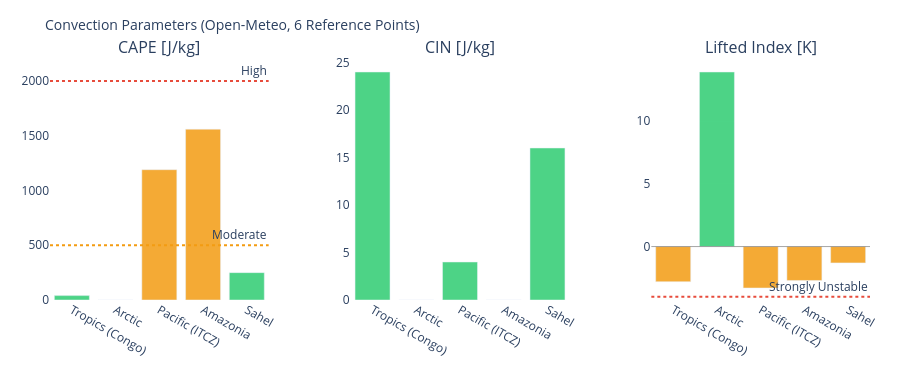

Notebook source saved alongside this figure:
### Markdown cell above
---
## 3. Visualizations

### Code cell
# ============================================================
# CAPE / CIN / LIFTED INDEX – Convection potential
# ============================================================

if not df_atm.empty:
    fig = make_subplots(
        rows=1, cols=3,
        subplot_titles=['CAPE [J/kg]', 'CIN [J/kg]', 'Lifted Index [K]'],
        horizontal_spacing=0.1
    )
    pts = df_atm['point'].tolist()
    pt_colors = ['#E85D24','#185FA5','#888780','#378ADD','#639922','#F2A623']

    # CAPE – höher = mehr Gewitterpotential
    cape_vals = df_atm['cape'].fillna(0).tolist()
    cape_colors = ['#e74c3c' if v > 2000 else '#f39c12' if v > 500 else '#2ecc71'
                   for v in cape_vals]
    fig.add_trace(go.Bar(x=pts, y=cape_vals, marker_color=cape_colors,
                         opacity=0.85, showlegend=False), row=1, col=1)
    fig.add_hline(y=2000, line_dash='dot', line_color='#e74c3c',
                  annotation_text='High', row=1, col=1)
    fig.add_hline(y=500,  line_dash='dot', line_color='#f39c12',
                  annotation_text='Moderate', row=1, col=1)

    # CIN – negativer = stärker gedeckelt (weniger Auslöse)
    cin_vals = df_atm['cin'].fillna(0).tolist()
    cin_colors = ['#e74c3c' if v < -200 else '#f39c12' if v < -50 else '#2ecc71'
                  for v in cin_vals]
    fig.add_trace(go.Bar(x=pts, y=cin_vals, marker_color=cin_colors,
                         opacity=0.85, showlegend=False), row=1, col=2)

    # Lifted Index – negativ = instabil
    li_vals = df_atm['li'].fillna(0).tolist()
    li_colors = ['#e74c3c' if v < -4 else '#f39c12' if v < 0 else '#2ecc71'
                 for v in li_vals]
    fig.add_trace(go.Bar(x=pts, y=li_vals, marker_color=li_colors,
                         opacity=0.85, showlegend=False), row=1, col=3)
    fig.add_hline(y=0, line_color='gray', line_width=0.7, row=1, col=3)
    fig.add_hline(y=-4, line_dash='dot', line_color='#e74c3c',
                  annotation_text='Strongly Unstable', row=1, col=3)

    fig.update_layout(
        title=dict(text='Convection Parameters (Open-Meteo, 6 Reference Points)', font=dict(size=14)),
        height=380, plot_bgcolor='rgba(0,0,0,0)', paper_bgcolor='rgba(0,0,0,0)',
        margin=dict(l=50, r=30, t=60, b=80)
    )
    fig.update_xaxes(tickangle=30)
    fig.show()

### Figure 1 — Plotly figure (JSON) as saved in the notebook; plotly's stock layout.template omitted (floating-point values rounded to 4 significant figures)
{"data": [{"marker": {"color": ["#2ecc71", "#2ecc71", "#f39c12", "#f39c12", "#2ecc71"]}, "opacity": 0.85, "showlegend": false, "type": "bar", "x": ["Tropics (Congo)", "Arctic", "Pacific (ITCZ)", "Amazonia", "Sahel"], "xaxis": "x", "y": [40.0, 0.0, 1190.0, 1560.0, 250.0], "yaxis": "y"}, {"marker": {"color": ["#2ecc71", "#2ecc71", "#2ecc71", "#2ecc71", "#2ecc71"]}, "opacity": 0.85, "showlegend": false, "type": "bar", "x": ["Tropics (Congo)", "Arctic", "Pacific (ITCZ)", "Amazonia", "Sahel"], "xaxis": "x2", "y": [24.0, 0.0, 4.0, 0.0, 16.0], "yaxis": "y2"}, {"marker": {"color": ["#f39c12", "#2ecc71", "#f39c12", "#f39c12", "#f39c12"]}, "opacity": 0.85, "showlegend": false, "type": "bar", "x": ["Tropics (Congo)", "Arctic", "Pacific (ITCZ)", "Amazonia", "Sahel"], "xaxis": "x3", "y": [-2.8, 13.9, -3.3, -2.7, -1.3], "yaxis": "y3"}], "layout": {"annotations": [{"font": {"size": 16}, "showarrow": false, "text": "CAPE [J/kg]", "x": 0.1333, "xanchor": "center", "xref": "paper", "y": 1.0, "yanchor": "bottom", "yref": "paper"}, {"font": {"size": 16}, "showarrow": false, "text": "CIN [J/kg]", "x": 0.5, "xanchor": "center", "xref": "paper", "y": 1.0, "yanchor": "bottom", "yref": "paper"}, {"font": {"size": 16}, "showarrow": false, "text": "Lifted Index [K]", "x": 0.8667, "xanchor": "center", "xref": "paper", "y": 1.0, "yanchor": "bottom", "yref": "paper"}, {"showarrow": false, "text": "High", "x": 1, "xanchor": "right", "xref": "x domain", "y": 2000, "yanchor": "bottom", "yref": "y"}, {"showarrow": false, "text": "Moderate", "x": 1, "xanchor": "right", "xref": "x domain", "y": 500, "yanchor": "bottom", "yref": "y"}, {"showarrow": false, "text": "Strongly Unstable", "x": 1, "xanchor": "right", "xref": "x3 domain", "y": -4, "yanchor": "bottom", "yref": "y3"}], "height": 380, "margin": {"b": 80, "l": 50, "r": 30, "t": 60}, "paper_bgcolor": "rgba(0,0,0,0)", "plot_bgcolor": "rgba(0,0,0,0)", "shapes": [{"line": {"color": "#e74c3c", "dash": "dot"}, "type": "line", "x0": 0, "x1": 1, "xref": "x domain", "y0": 2000, "y1": 2000, "yref": "y"}, {"line": {"color": "#f39c12", "dash": "dot"}, "type": "line", "x0": 0, "x1": 1, "xref": "x domain", "y0": 500, "y1": 500, "yref": "y"}, {"line": {"color": "gray", "width": 0.7}, "type": "line", "x0": 0, "x1": 1, "xref": "x3 domain", "y0": 0, "y1": 0, "yref": "y3"}, {"line": {"color": "#e74c3c", "dash": "dot"}, "type": "line", "x0": 0, "x1": 1, "xref": "x3 domain", "y0": -4, "y1": -4, "yref": "y3"}], "title": {"font": {"size": 14}, "text": "Convection Parameters (Open-Meteo, 6 Reference Points)"}, "xaxis": {"anchor": "y", "domain": [0.0, 0.2667], "tickangle": 30}, "xaxis2": {"anchor": "y2", "domain": [0.3667, 0.6333], "tickangle": 30}, "xaxis3": {"anchor": "y3", "domain": [0.7333, 1.0], "tickangle": 30}, "yaxis": {"anchor": "x", "domain": [0.0, 1.0]}, "yaxis2": {"anchor": "x2", "domain": [0.0, 1.0]}, "yaxis3": {"anchor": "x3", "domain": [0.0, 1.0]}}}
